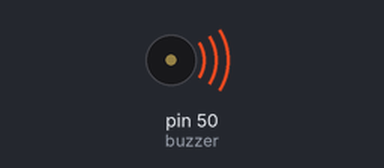
The sketch below on a simulated Arduino Mega 2560, built with avr-gcc and run on an emulated ATmega2560. On the bench: buzzer (waves = sounding).

Above: at 0.2 s.
Timing chart, 0 to 3.0 s (numbered marks = the images above):
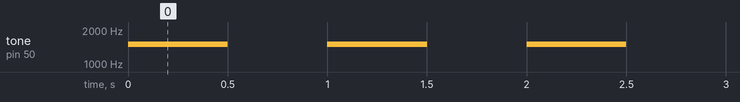

The sketch:

Beep.ino
```cpp
/*
Projeto Arduino beep com buzzer.
Por Jota
----------------------------------------
--=<| www.ComoFazerAsCoisas.com.br |>=--
----------------------------------------
*/

//Constante que representa o pino onde o positivo
//do buzzer será ligado.
const int buzzer = 50;

//Método setup, executado uma vez ao ligar o Arduino.
void setup() {
  //Definindo o pino buzzer como de saída.
  pinMode(buzzer,OUTPUT);
}

//Método loop, executado enquanto o Arduino estiver ligado.
void loop() {
  //Ligando o buzzer com uma frequencia de 1500 hz.
  tone(buzzer,1500);
  delay(500);

  //Desligando o buzzer.
  noTone(buzzer);
  delay(500);
}
```

Measured:
- by itself, tone on pin 50 (buzzer): alternates 1500 Hz for 0.50 s and silent for 0.50 s
